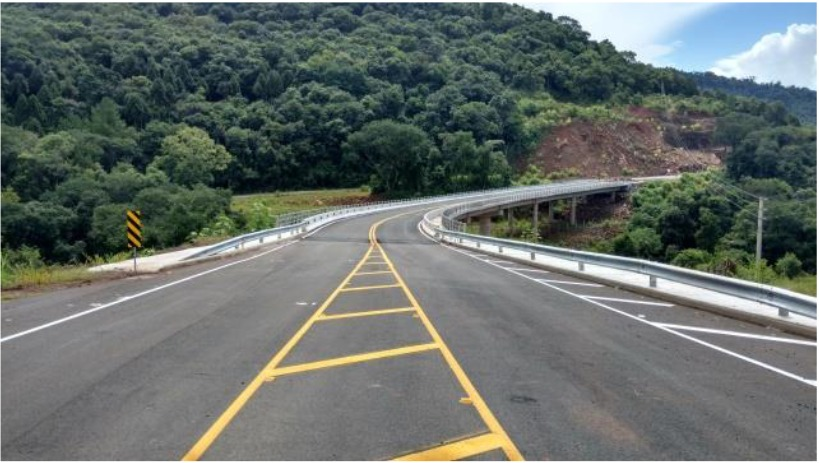
#> input picture Trailhead PDI/imgs/Ponte.jpg, 819 x 463 px
$ python '8.Threshold adaptativo.py'
#> lines starting #> are read from the running program, lines starting #| are printed output that depends on the picture; after the words box and inside, x2 and y2 are one past the last pixel; in counts of white or black regions, pixels touching at a corner belong together
import numpy as np
import cv2
img = cv2.imread('imgs/Ponte.jpg')
#> img is the input picture: shape (463, 819, 3); mean B, G, R 105.8, 109.8, 102.1
img = cv2.cvtColor(img, cv2.COLOR_BGR2GRAY)
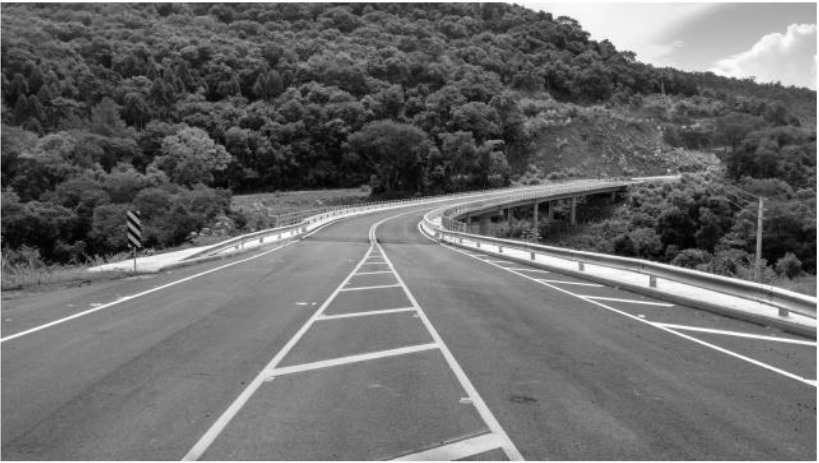
#> img: shape (463, 819); min 1, max 255, mean 107.1
# converte
suave = cv2.GaussianBlur(img, (7, 7), 0)
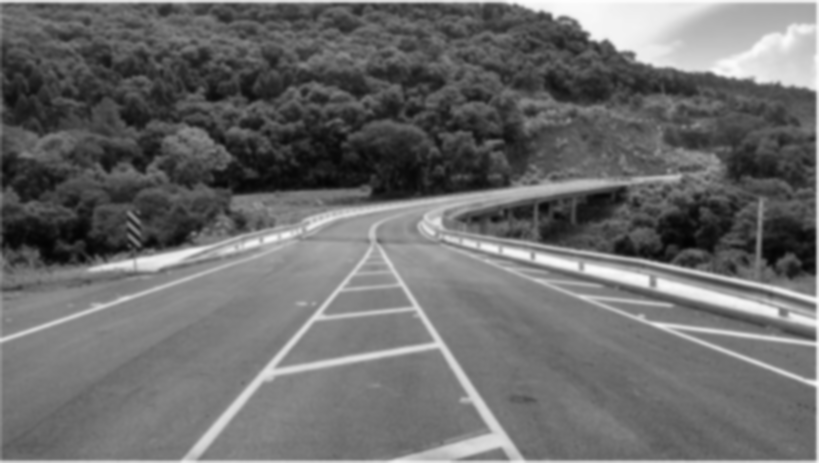
#> suave: shape (463, 819); min 3, max 254, mean 106.9
# aplica blur
bin1 = cv2.adaptiveThreshold(suave, 255,
                             cv2.ADAPTIVE_THRESH_MEAN_C,
                             cv2.THRESH_BINARY_INV, 21, 5)
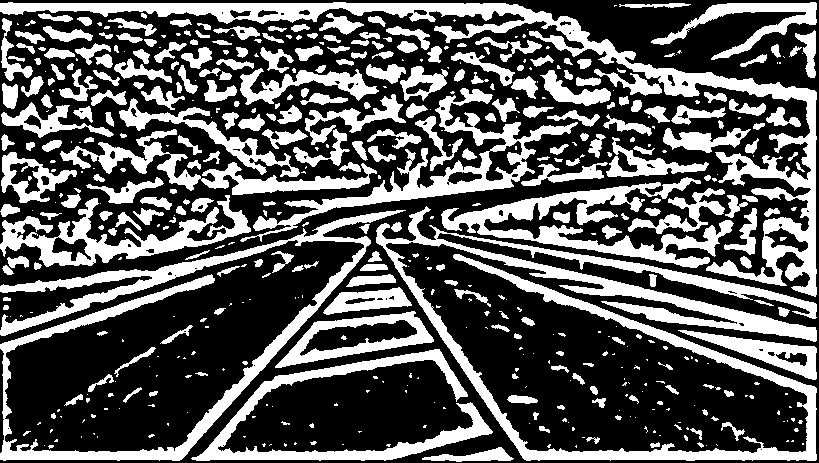
#> bin1: shape (463, 819); 35.5% white; 521 white regions (253 under 20 px), largest, box (x1, y1, x2, y2) and area: (376, 206, 817, 461) 17982, (0, 2, 817, 297) 17300, (0, 210, 406, 461) 12200
bin2 = cv2.adaptiveThreshold(suave, 255,
                             cv2.ADAPTIVE_THRESH_GAUSSIAN_C,
                             cv2.THRESH_BINARY_INV,          21, 5)
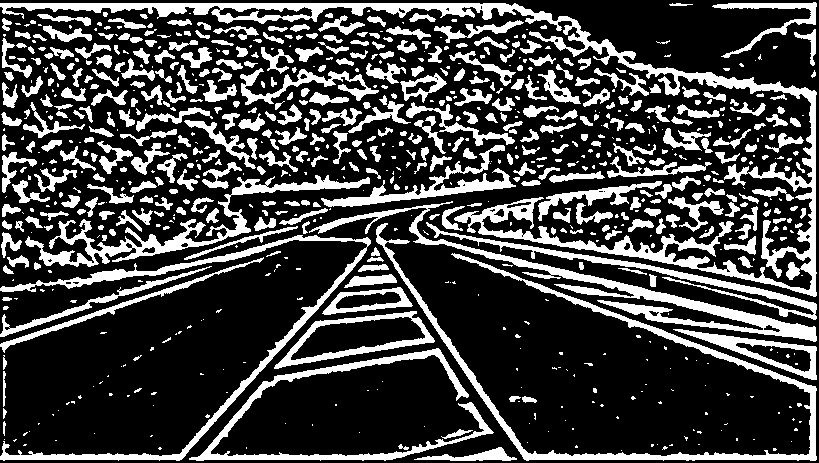
#> bin2: shape (463, 819); 26.4% white; 794 white regions (384 under 20 px), largest, box (x1, y1, x2, y2) and area: (0, 3, 817, 297) 15092, (376, 223, 817, 461) 5868, (309, 201, 817, 342) 5737
resultado = np.vstack([
            np.hstack([img, suave]),  np.hstack([bin1, bin2])  ])
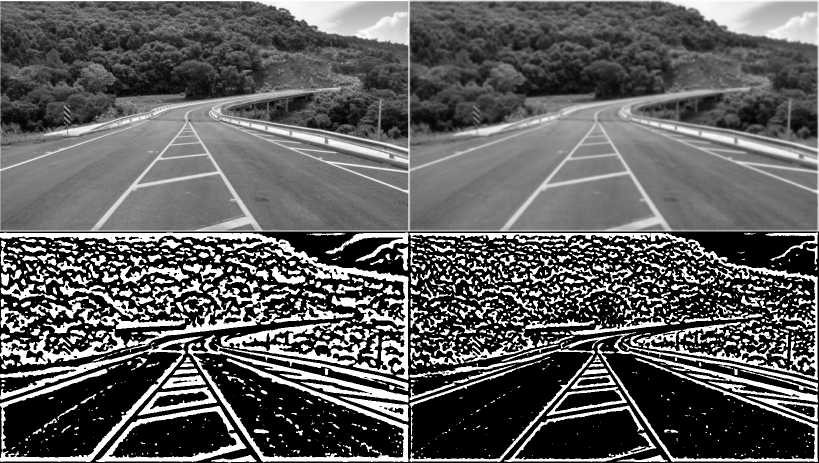
#> resultado: shape (926, 1638) (shown at 1/2 size); min 0, max 255, mean 93
cv2.imshow("Binarização adaptativa da imagem", resultado)
cv2.waitKey(0)

$ run again, with Trailhead PDI/imgs/flipped_seville.png saved as Trailhead PDI/imgs/Ponte.jpg
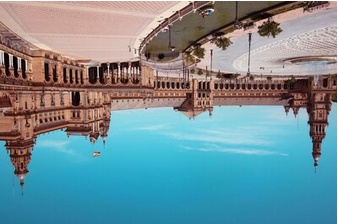
#> input picture Trailhead PDI/imgs/flipped_seville.png, 338 x 224 px
#> img is the input picture: shape (224, 338, 3); mean B, G, R 150.8, 143, 114.1
#> img: shape (224, 338)
#> `bin1 = cv2.adaptiveThreshold(suave, 255, cv2.ADAPTIVE_THRESH_MEAN_C, c..`:
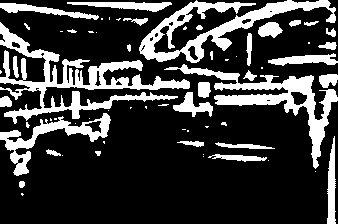
#> bin1: shape (224, 338); 23.5% white; 64 white regions (33 under 20 px), largest, box (x1, y1, x2, y2) and area: (0, 22, 190, 124) 4601, (139, 0, 336, 63) 3353, (164, 64, 338, 169) 3265
#> bin2: shape (224, 338); 18.8% white; 101 white regions (45 under 20 px), largest, box (x1, y1, x2, y2) and area: (213, 75, 338, 168) 1875, (181, 0, 330, 64) 1476, (69, 59, 190, 90) 1290
#> `resultado = np.vstack([ np.hstack([img, suave]),  np.hstack([bin1, bin..`:
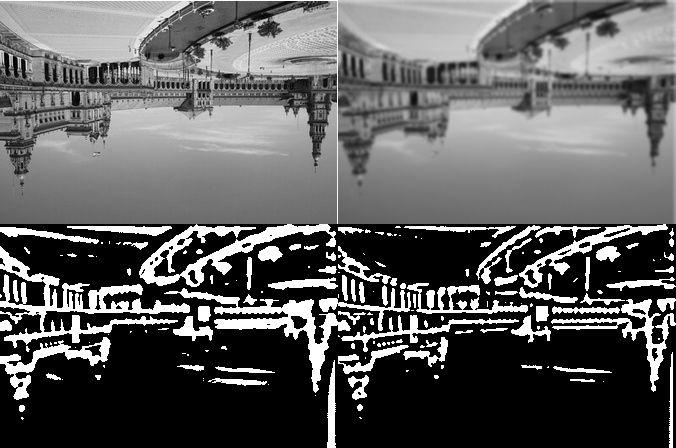
#> resultado: shape (448, 676); min 0, max 255, mean 94.5
